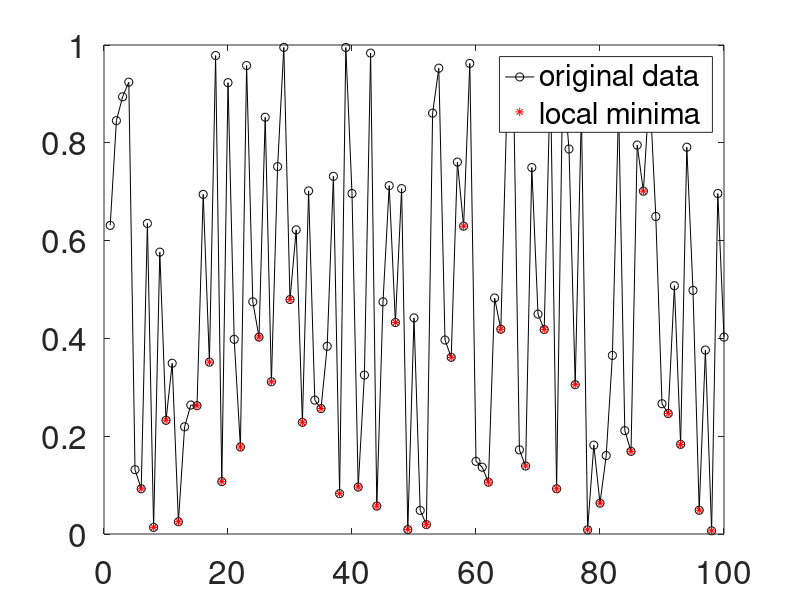

Reproduce this figure in MATLAB.
%% Review, EXERCISE 3: This piece of matlab code is supposed to find local minimums in the input time series, 
% i.e. points that have values less than their neighbours on either side, and return their indices in x. 
% But it has some bugs in it. Explain what they are and fix them.
% y is a 1x100 vector given as input
% % k=1;
% % while k<100,
% %    if y(k)<y(k+1) & y(k)>y(k-1),
% %       x(k)=k;
% % k=k-1 end;

ipts=1:100;
y = rand(1,length(ipts));
k=2;                                % need to start at 2nd point
i = 0;                              % need second counter
                                    % could start this with i=1: if so
                                    % line 45 (i=i+1) should go after x(i) = k
while k<100                         % , not needed
   if y(k)<y(k+1) && y(k)<y(k-1)	% (1) &&, (2) second > should be <  (3) , not needed
      i = i+1;                      % increment local minimum counter
      x(i)=k;                       % x(i) = k
   end                              % missing end
   k=k+1;                           % should be k=k+1;  semicolon nice, not reqd 
end                                 % don't need the ; but not critical

% plot it to check
plot(ipts,y,'ko-',x,y(x),'r*');
set(gca,'FontSize',24);
legend('original data','local minima')

%%  Week 06 Worksheet 03, Exercise 2

% Here is one solution
total = 1;          % start the sum 
num = 1;            % j'th term in the series referred to by "num" here
term = (1+2*num)^(-2);      % first term in the series - this has the value 1/9 which is > 0.0001;
while (term >= 0.0001)
    total = total + term;
    num = num + 1;          % this could go before previous line of code
    term = (1+2*num)^(-2);
end
num = num-1;        % need to adjust num at end
[num total]   
 
% -------------------------------------------------------------
% Here is another
total = 1;          % start the sum 
num = 0;            
term = (1+2*(num+1))^(-2);      % first term in the series - this has the value 1/9 which is > 0.0001;
while (term >= 0.0001)
    total = total + term;
    num = num + 1;
    term = (1+2*(num+1))^(-2);
end
[num total]
    
        
    